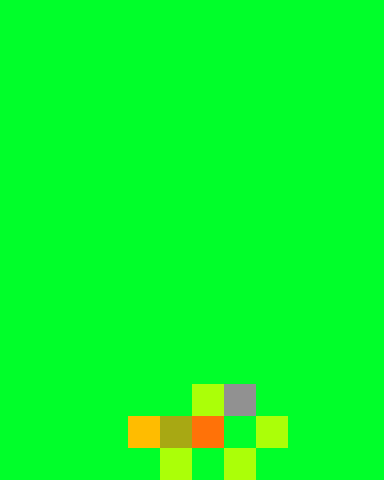

Rendered tile map (Tiled .tmx) drawn with the repository's tilesets; below, a short description and the map source with its tile grids summarised:
An orthogonal 12x15 tile map with 32x32 px tiles, 1 tile layer (Tile Layer 1).

<map version="1.0" orientation="orthogonal" renderorder="right-down" width="12" height="15" tilewidth="32" tileheight="32">
 <tileset firstgid="1" name="tiles" tilewidth="32" tileheight="32">
  <image source="MAPS/tiles.png" width="128" height="128" />
 </tileset>
 <layer name="Tile Layer 1" width="12" height="15">
  <data>[180 cells, 180 non-empty, 9 distinct tile ids]</data>
 </layer>
</map>
